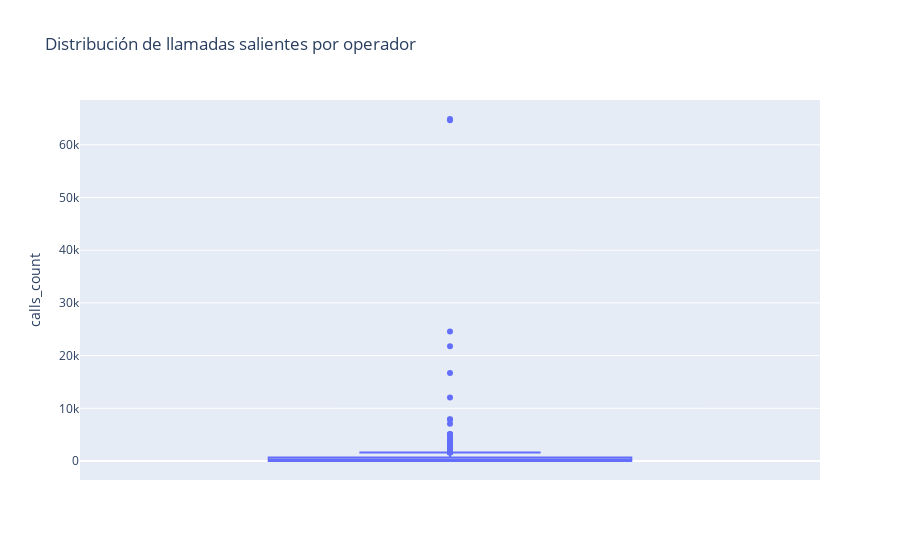

Notebook source saved alongside this figure:
### Markdown cell above
Lista de los operadores que han realizado menos llamadas salientes. Si estos operadores tienen asignada la tarea de realizar llamadas salientes, su bajo rendimiento podría ser un indicador de ineficacia.

### Code cell
# Crear gráfico de caja dinámico para llamadas salientes
fig = px.box(operator_outgoing_calls_sorted, y="calls_count", title="Distribución de llamadas salientes por operador")

# Mostrar gráfico interactivo
fig.show()

### Figure 1 — Plotly figure (JSON) as saved in the notebook; plotly's stock layout.template omitted (floating-point values rounded to 4 significant figures; data arrays with more than 128 entries replaced by an {"elided": "..."} marker saying what was removed)
{"data": [{"alignmentgroup": "True", "hovertemplate": "calls_count=%{y}<extra></extra>", "legendgroup": "", "marker": {"color": "#636efa"}, "name": "", "notched": false, "offsetgroup": "", "orientation": "v", "showlegend": false, "type": "box", "x0": " ", "xaxis": "x", "y": {"elided": "883 int values"}, "y0": " ", "yaxis": "y"}], "layout": {"boxmode": "group", "legend": {"tracegroupgap": 0}, "title": {"text": "Distribución de llamadas salientes por operador"}, "xaxis": {"anchor": "y", "domain": [0, 1]}, "yaxis": {"anchor": "x", "domain": [0, 1], "title": {"text": "calls_count"}}}}
